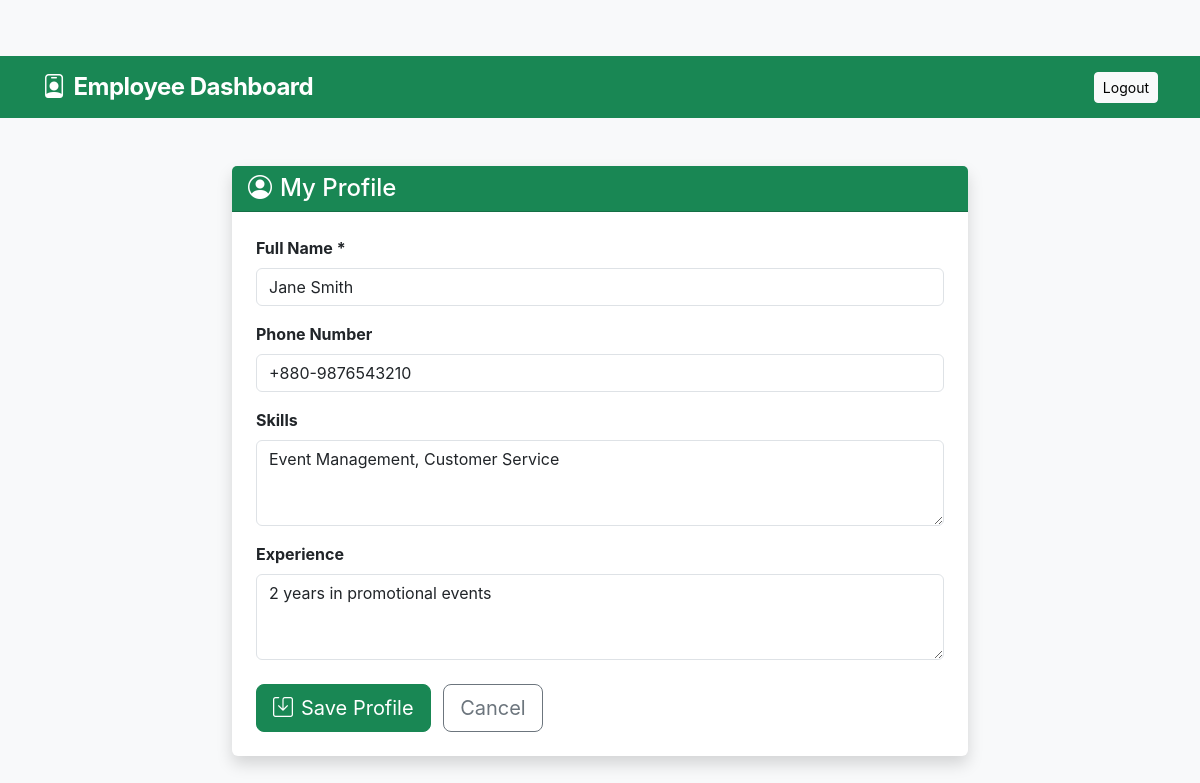
The app's page /employee/profile.php (signed in) with its own data.
### tables this page shows
CREATE TABLE IF NOT EXISTS employee_profiles (
    id INT AUTO_INCREMENT PRIMARY KEY,
    user_id INT NOT NULL,
    full_name VARCHAR(255) NOT NULL,
    phone VARCHAR(20),
    skills TEXT,
    experience TEXT,
    created_at TIMESTAMP DEFAULT CURRENT_TIMESTAMP,
    FOREIGN KEY (user_id) REFERENCES users(id) ON DELETE CASCADE,
    INDEX idx_user_id (user_id)
);

### employee/profile.php (the view, shortened to what this page needs)
<?php
require_once '../config/database.php';
$user_id = get_user_id();
$is_first_time = isset($_GET['first_time']);
$stmt = $conn->prepare("SELECT * FROM employee_profiles WHERE user_id = ?");
$stmt->execute([$user_id]);
$profile = $stmt->fetch();
?>
<!DOCTYPE html>
<html lang="en">
<head>
    <link href="https://cdn.jsdelivr.net/npm/bootstrap@5.3.0/dist/css/bootstrap.min.css" rel="stylesheet">
    <link rel="stylesheet" href="https://cdn.jsdelivr.net/npm/bootstrap-icons@1.11.0/font/bootstrap-icons.css">
    <link rel="stylesheet" href="../assets/css/style.css">
</head>
<body class="bg-light">
    <nav class="navbar navbar-dark bg-success">
        <div class="container">
            <span class="navbar-brand"><i class="bi bi-person-badge me-2"></i>Employee Dashboard</span>
            <a href="../auth/logout.php" class="btn btn-light btn-sm">Logout</a>
        </div>
    </nav>
    <div class="container py-5">
        <div class="row justify-content-center">
            <div class="col-lg-8">
                <div class="card shadow border-0">
                    <div class="card-header bg-success text-white">
                        <h4 class="mb-0"><i class="bi bi-person-circle me-2"></i>My Profile</h4>
                    </div>
                    <div class="card-body p-4">
                        <form method="POST">
                            <div class="mb-3">
                                <label class="form-label fw-bold">Full Name *</label>
                                <input type="text" name="full_name" class="form-control" required
                                       value="<?php echo htmlspecialchars($profile['full_name'] ?? ''); ?>">
                            </div>
                            <div class="mb-3">
                                <label class="form-label fw-bold">Phone Number</label>
                                <input type="text" name="phone" class="form-control"
                                       value="<?php echo htmlspecialchars($profile['phone'] ?? ''); ?>">
                            </div>
                            <div class="mb-3">
                                <label class="form-label fw-bold">Skills</label>
                                <textarea name="skills" class="form-control" rows="3"
                                          placeholder="e.g., Customer Service, Event Management, Photography"><?php echo htmlspecialchars($profile['skills'] ?? ''); ?></textarea>
                            </div>
                            <div class="mb-4">
                                <label class="form-label fw-bold">Experience</label>
                                <textarea name="experience" class="form-control" rows="3"
                                          placeholder="Describe your previous experience"><?php echo htmlspecialchars($profile['experience'] ?? ''); ?></textarea>
                            </div>
                            <button type="submit" class="btn btn-success btn-lg">
                                <i class="bi bi-save me-2"></i>Save Profile
                            </button>
                            <?php if (!$is_first_time): ?>
                                <a href="dashboard.php" class="btn btn-outline-secondary btn-lg ms-2">Cancel</a>
                            <?php endif; ?>
                        </form>
                    </div>
                </div>
            </div>
        </div>
    </div>
</body>
</html>

### assets/css/style.css (style rules this page uses)
* { margin: 0; padding: 0; box-sizing: border-box; }
body { font-family: 'Inter', 'Segoe UI', Tahoma, Geneva, Verdana, sans-serif; overflow-x: hidden; scroll-behavior: smooth; padding-top: 56px; }
.navbar-brand { font-size: 1.5rem; font-weight: 700; letter-spacing: -0.5px; }
@media (min-width: 1200px) { .container { max-width: 1140px; } }
html { scroll-behavior: smooth; }

### records on screen
employee_profiles: full_name "Jane Smith", phone "+880-9876543210", skills "Event Management, Customer Service", experience "2 years in promotional events"
